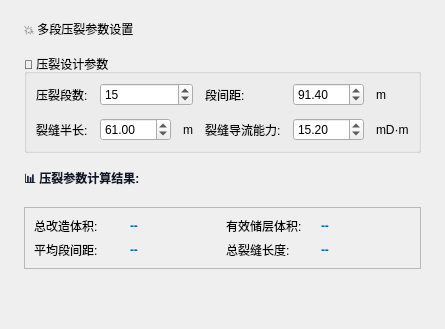
       <widget class="QWidget" name="pageFractureParams">
        <layout class="QVBoxLayout" name="fractureParamsLayout">
         <property name="spacing">
          <number>16</number>
         </property>
         <property name="leftMargin">
          <number>24</number>
         </property>
         <property name="topMargin">
          <number>20</number>
         </property>
         <property name="rightMargin">
          <number>24</number>
         </property>
         <property name="bottomMargin">
          <number>20</number>
         </property>
         <item>
          <widget class="QLabel" name="fractureParamsHeader">
           <property name="text">
            <string>💥 多段压裂参数设置</string>
           </property>
           <property name="labelClass" stdset="0">
            <string>sectionHeader</string>
           </property>
          </widget>
         </item>
         <item>
          <widget class="QGroupBox" name="fractureParamsGroup">
           <property name="title">
            <string>🎯 压裂设计参数</string>
           </property>
           <layout class="QGridLayout" name="fractureParamsGridLayout">
            <property name="spacing">
             <number>12</number>
            </property>
            <item row="0" column="0">
             <widget class="QLabel" name="fractureStagesLabel">
              <property name="text">
               <string>压裂段数:</string>
              </property>
             </widget>
            </item>
            <item row="0" column="1">
             <widget class="QSpinBox" name="fractureStagesSpin">
              <property name="minimum">
               <number>1</number>
              </property>
              <property name="maximum">
               <number>50</number>
              </property>
              <property name="value">
               <number>15</number>
              </property>
             </widget>
            </item>
            <item row="0" column="2">
             <widget class="QLabel" name="fractureSpacingLabel">
              <property name="text">
               <string>段间距:</string>
              </property>
             </widget>
            </item>
            <item row="0" column="3">
             <layout class="QHBoxLayout" name="fractureSpacingLayout">
              <item>
               <widget class="QDoubleSpinBox" name="fractureSpacingSpin">
                <property name="maximum">
                 <double>2000.000000000000000</double>
                </property>
                <property name="value">
                 <double>91.400000000000006</double>
                </property>
               </widget>
              </item>
              <item>
               <widget class="QLabel" name="fractureSpacingUnitLabel">
                <property name="text">
                 <string>m</string>
                </property>
                <property name="labelClass" stdset="0">
                 <string>unitLabel</string>
                </property>
               </widget>
              </item>
             </layout>
            </item>
            <item row="1" column="0">
             <widget class="QLabel" name="fractureHalfLengthLabel">
              <property name="text">
               <string>裂缝半长:</string>
              </property>
             </widget>
            </item>
            <item row="1" column="1">
             <layout class="QHBoxLayout" name="fractureHalfLengthLayout">
              <item>
               <widget class="QDoubleSpinBox" name="fractureHalfLengthSpin">
                <property name="maximum">
                 <double>1000.000000000000000</double>
                </property>
                <property name="value">
                 <double>61.000000000000000</double>
                </property>
               </widget>
              </item>
              <item>
               <widget class="QLabel" name="fractureHalfLengthUnitLabel">
                <property name="text">
                 <string>m</string>
                </property>
                <property name="labelClass" stdset="0">
                 <string>unitLabel</string>
                </property>
               </widget>
              </item>
             </layout>
            </item>
            <item row="1" column="2">
             <widget class="QLabel" name="fractureConductivityLabel">
              <property name="text">
               <string>裂缝导流能力:</string>
              </property>
             </widget>
            </item>
            <item row="1" column="3">
             <layout class="QHBoxLayout" name="fractureConductivityLayout">
              <item>
               <widget class="QDoubleSpinBox" name="fractureConductivitySpin">
                <property name="maximum">
                 <double>1000.000000000000000</double>
                </property>
                <property name="value">
                 <double>15.199999999999999</double>
                </property>
               </widget>
              </item>
              <item>
               <widget class="QLabel" name="fractureConductivityUnitLabel">
                <property name="text">
                 <string>mD·m</string>
                </property>
                <property name="labelClass" stdset="0">
                 <string>unitLabel</string>
                </property>
               </widget>
              </item>
             </layout>
            </item>
           </layout>
          </widget>
         </item>
         <item>
          <widget class="QLabel" name="fractureCalcLabel">
           <property name="styleSheet">
            <string notr="true">font-weight: bold; color: #0f172a;</string>
           </property>
           <property name="text">
            <string>📊 压裂参数计算结果:</string>
           </property>
          </widget>
         </item>
         <item>
          <widget class="QFrame" name="fractureCalcFrame">
           <property name="frameShape">
            <enum>QFrame::Shape::StyledPanel</enum>
           </property>
           <property name="frameShadow">
            <enum>QFrame::Shadow::Raised</enum>
           </property>
           <layout class="QGridLayout" name="fractureCalcLayout">
            <item row="0" column="0">
             <widget class="QLabel" name="totalFractureVolumeLabel">
              <property name="text">
               <string>总改造体积:</string>
              </property>
             </widget>
            </item>
            <item row="0" column="1">
             <widget class="QLabel" name="totalFractureVolumeValue">
              <property name="styleSheet">
               <string notr="true">font-weight: bold; color: #0369a1;</string>
              </property>
              <property name="text">
               <string>--</string>
              </property>
             </widget>
            </item>
            <item row="0" column="2">
             <widget class="QLabel" name="effectiveReservoirVolumeLabel">
              <property name="text">
               <string>有效储层体积:</string>
              </property>
             </widget>
            </item>
            <item row="0" column="3">
             <widget class="QLabel" name="effectiveReservoirVolumeValue">
              <property name="styleSheet">
               <string notr="true">font-weight: bold; color: #0369a1;</string>
              </property>
              <property name="text">
               <string>--</string>
              </property>
             </widget>
            </item>
            <item row="1" column="0">
             <widget class="QLabel" name="averageSpacingLabel">
              <property name="text">
               <string>平均段间距:</string>
              </property>
             </widget>
            </item>
            <item row="1" column="1">
             <widget class="QLabel" name="averageSpacingValue">
              <property name="styleSheet">
               <string notr="true">font-weight: bold; color: #0369a1;</string>
              </property>
              <property name="text">
               <string>--</string>
              </property>
             </widget>
            </item>
            <item row="1" column="2">
             <widget class="QLabel" name="totalFractureLengthLabel">
              <property name="text">
               <string>总裂缝长度:</string>
              </property>
             </widget>
            </item>
            <item row="1" column="3">
             <widget class="QLabel" name="totalFractureLengthValue">
              <property name="styleSheet">
               <string notr="true">font-weight: bold; color: #0369a1;</string>
              </property>
              <property name="text">
               <string>--</string>
              </property>
             </widget>
            </item>
           </layout>
          </widget>
         </item>
         <item>
          <spacer name="fractureParamsSpacer">
           <property name="orientation">
            <enum>Qt::Orientation::Vertical</enum>
           </property>
           <property name="sizeHint" stdset="0">
            <size>
             <width>20</width>
             <height>40</height>
            </size>
           </property>
          </spacer>
         </item>
        </layout>
       </widget>
